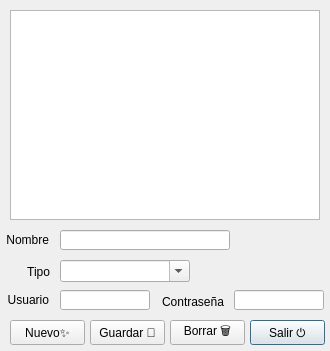
<?xml version="1.0" encoding="UTF-8"?>
<ui version="4.0">
 <class>Dialog</class>
 <widget class="QDialog" name="Dialog">
  <property name="windowModality">
   <enum>Qt::ApplicationModal</enum>
  </property>
  <property name="geometry">
   <rect>
    <x>0</x>
    <y>0</y>
    <width>330</width>
    <height>351</height>
   </rect>
  </property>
  <property name="windowTitle">
   <string>Seguridad del Sistema</string>
  </property>
  <property name="modal">
   <bool>true</bool>
  </property>
  <widget class="QPushButton" name="cmdSalir">
   <property name="geometry">
    <rect>
     <x>250</x>
     <y>320</y>
     <width>75</width>
     <height>25</height>
    </rect>
   </property>
   <property name="text">
    <string>Salir ⏻</string>
   </property>
   <property name="shortcut">
    <string>Esc</string>
   </property>
  </widget>
  <widget class="QLabel" name="label_23">
   <property name="geometry">
    <rect>
     <x>0</x>
     <y>290</y>
     <width>49</width>
     <height>20</height>
    </rect>
   </property>
   <property name="text">
    <string>Usuario</string>
   </property>
   <property name="alignment">
    <set>Qt::AlignRight|Qt::AlignTrailing|Qt::AlignVCenter</set>
   </property>
  </widget>
  <widget class="QLabel" name="label_22">
   <property name="geometry">
    <rect>
     <x>154</x>
     <y>292</y>
     <width>70</width>
     <height>20</height>
    </rect>
   </property>
   <property name="text">
    <string>Contraseña</string>
   </property>
   <property name="alignment">
    <set>Qt::AlignRight|Qt::AlignTrailing|Qt::AlignVCenter</set>
   </property>
  </widget>
  <widget class="QLabel" name="label_4">
   <property name="geometry">
    <rect>
     <x>-1</x>
     <y>230</y>
     <width>50</width>
     <height>20</height>
    </rect>
   </property>
   <property name="text">
    <string>Nombre</string>
   </property>
   <property name="alignment">
    <set>Qt::AlignRight|Qt::AlignTrailing|Qt::AlignVCenter</set>
   </property>
  </widget>
  <widget class="QListWidget" name="liwUsuarios">
   <property name="geometry">
    <rect>
     <x>10</x>
     <y>10</y>
     <width>310</width>
     <height>210</height>
    </rect>
   </property>
  </widget>
  <widget class="QPushButton" name="cmdNuevo">
   <property name="geometry">
    <rect>
     <x>10</x>
     <y>320</y>
     <width>75</width>
     <height>25</height>
    </rect>
   </property>
   <property name="text">
    <string>Nuevo✨</string>
   </property>
   <property name="shortcut">
    <string>Esc</string>
   </property>
  </widget>
  <widget class="QPushButton" name="cmdBorrar">
   <property name="geometry">
    <rect>
     <x>170</x>
     <y>320</y>
     <width>75</width>
     <height>25</height>
    </rect>
   </property>
   <property name="text">
    <string>Borrar 🗑</string>
   </property>
   <property name="shortcut">
    <string>Esc</string>
   </property>
  </widget>
  <widget class="QPushButton" name="cmdGuardar">
   <property name="geometry">
    <rect>
     <x>90</x>
     <y>320</y>
     <width>75</width>
     <height>25</height>
    </rect>
   </property>
   <property name="text">
    <string>Guardar 💾</string>
   </property>
   <property name="shortcut">
    <string>Esc</string>
   </property>
  </widget>
  <widget class="QLineEdit" name="txtNombre">
   <property name="geometry">
    <rect>
     <x>60</x>
     <y>230</y>
     <width>170</width>
     <height>20</height>
    </rect>
   </property>
   <property name="text">
    <string/>
   </property>
  </widget>
  <widget class="QLineEdit" name="txtUsuario">
   <property name="enabled">
    <bool>true</bool>
   </property>
   <property name="geometry">
    <rect>
     <x>60</x>
     <y>290</y>
     <width>90</width>
     <height>20</height>
    </rect>
   </property>
   <property name="text">
    <string/>
   </property>
   <property name="readOnly">
    <bool>true</bool>
   </property>
  </widget>
  <widget class="QLineEdit" name="txtPassword">
   <property name="geometry">
    <rect>
     <x>234</x>
     <y>290</y>
     <width>90</width>
     <height>20</height>
    </rect>
   </property>
   <property name="text">
    <string/>
   </property>
   <property name="maxLength">
    <number>20</number>
   </property>
   <property name="echoMode">
    <enum>QLineEdit::Password</enum>
   </property>
  </widget>
  <widget class="QLabel" name="label_5">
   <property name="geometry">
    <rect>
     <x>0</x>
     <y>262</y>
     <width>50</width>
     <height>20</height>
    </rect>
   </property>
   <property name="text">
    <string>Tipo</string>
   </property>
   <property name="alignment">
    <set>Qt::AlignRight|Qt::AlignTrailing|Qt::AlignVCenter</set>
   </property>
  </widget>
  <widget class="QComboBox" name="cmbTipoUsuario">
   <property name="geometry">
    <rect>
     <x>60</x>
     <y>260</y>
     <width>130</width>
     <height>22</height>
    </rect>
   </property>
   <property name="editable">
    <bool>true</bool>
   </property>
  </widget>
 </widget>
 <resources/>
 <connections/>
</ui>
